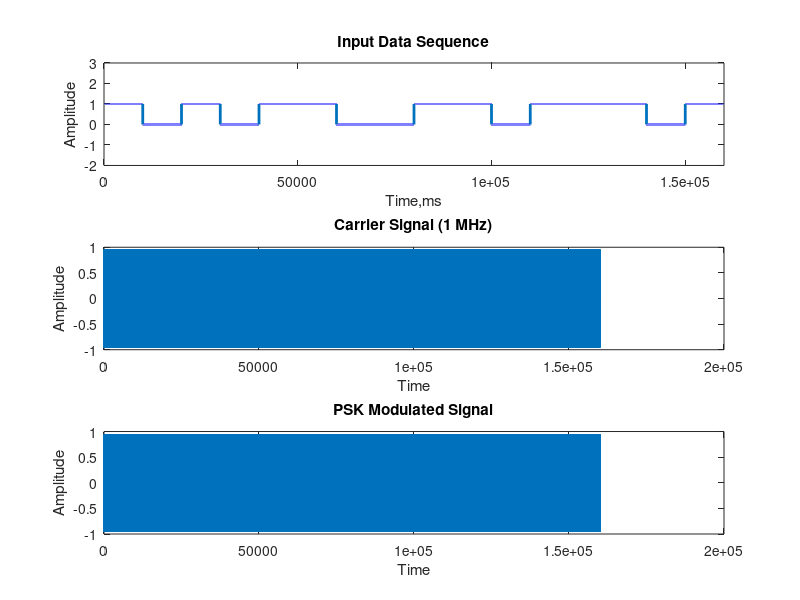
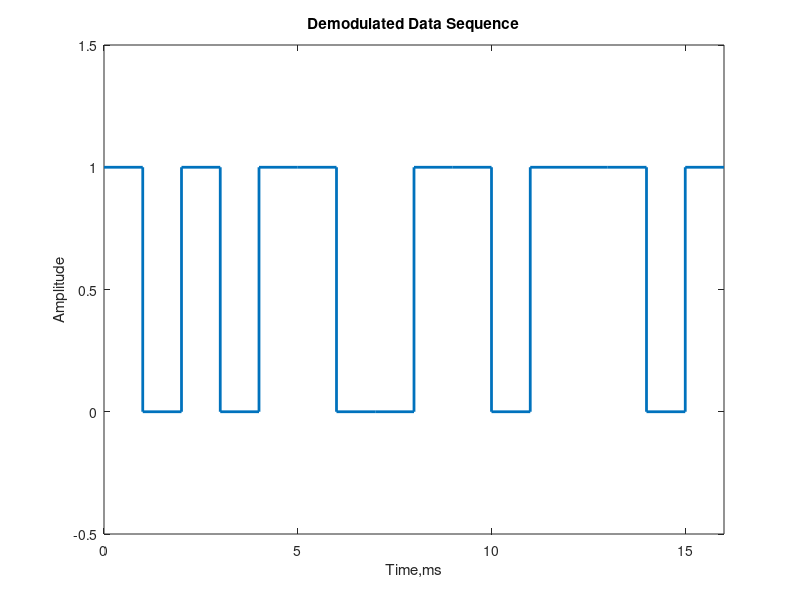
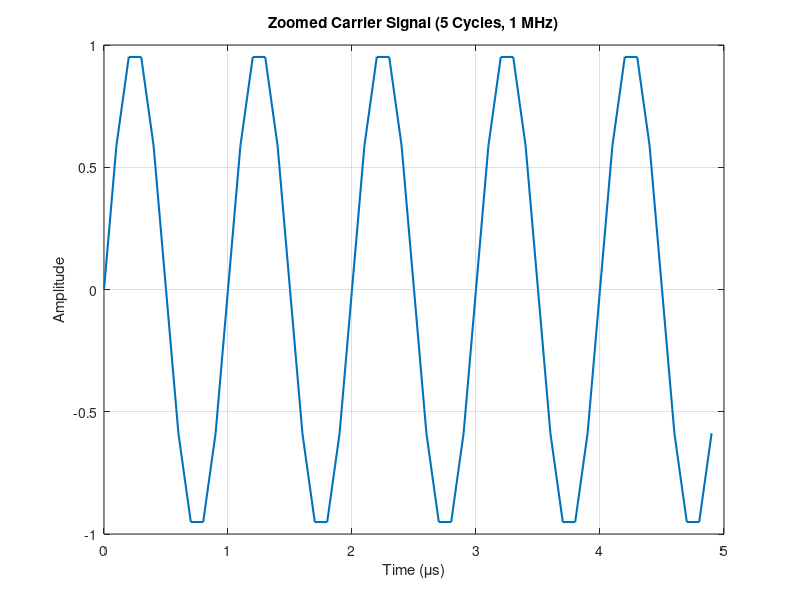
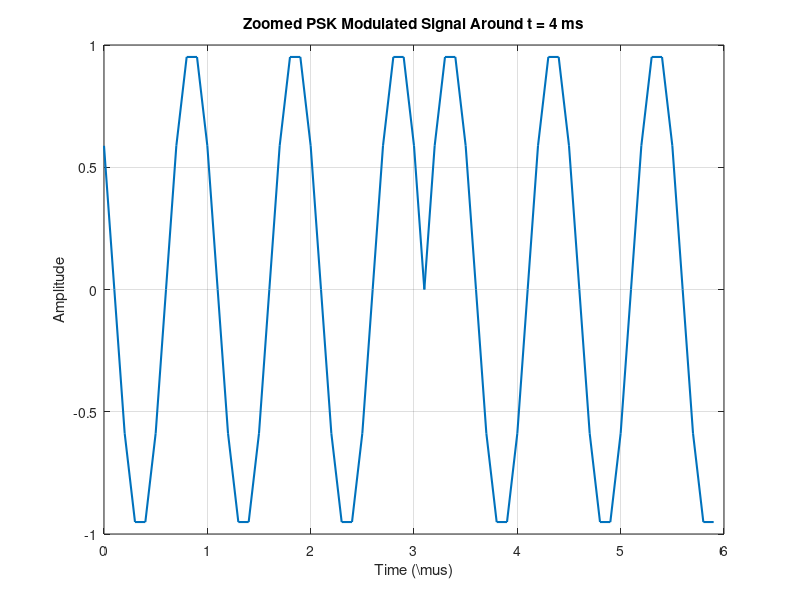

Recreate these plots in MATLAB, in order. (Note: this script raises an error after producing the figures.)
% ---------------------- Parameter Definition ----------------------------
fc = 1e6;                    % Carrier frequency in Hz (1 MHz)
Rs = 1e3;                    % Symbol rate in Hz (1 kHz)
samples_per_symbol = 10000; % Number of samples to represent one symbol
Fs = Rs * samples_per_symbol; % Sampling frequency derived from Rs
Ts = 1 / Fs;                 % Sampling period (inverse of Fs)

% ------------------------ Input Data Setup ------------------------------
mat = [1 0 1 0 1 1 0 0 1 1 0 1 1 1 0 1];  % Binary input data
sigl = 2 * mat - 1;                      % Convert binary to bipolar format (-1, +1)
len = length(sigl);                      % Total number of bits/symbols

% ------------------------ Time Vector ----------------------------------
T_total = len / Rs;                      % Total transmission time
t = 0 : Ts : T_total - Ts;               % Time vector based on sampling rate

% ------------------------ Carrier Generation ----------------------------
carrier = sin(2 * pi * fc * t);          % Carrier signal with fc = 1 MHz

% ------------------------ PSK Modulation -------------------------------
bit_len = length(t) / len;               % Samples per bit
z = zeros(1, length(t));                 % Initialize modulated signal
sig = zeros(1, length(t));               % Initialize baseband signal

for i = 1:len
    idx_start = floor((i - 1) * bit_len) + 1;
    idx_end = floor(i * bit_len);
    z(idx_start:idx_end) = carrier(idx_start:idx_end) * sigl(i); % Modulate
    sig(idx_start:idx_end) = sigl(i);                             % Baseband
end

sig_plot = sig;
sig_plot(sig_plot < 0) = 0;              % Convert to unipolar for visualization

% ------------------------ Plot Data Sequence ----------------------------
figure;
subplot(3,1,1);
stairs(sig_plot, 'LineWidth', 2);         % Plot input signal
axis([0 length(sig_plot) -2 3]);
title('Input Data Sequence');
ylabel('Amplitude');
xlabel('Time,ms');

% ------------------------ Plot Carrier ----------------------------------
subplot(3,1,2);
plot(carrier);                           % Full carrier waveform
title('Carrier Signal (1 MHz)');
ylabel('Amplitude');
xlabel('Time');

% ------------------------ Plot Modulated Signal ------------------------
subplot(3,1,3);
plot(z);                                 % Full modulated waveform
title('PSK Modulated Signal');
ylabel('Amplitude');
xlabel('Time');

pause(3);                                % Pause for 3 seconds to view plots

% ------------------------ Coherent Demodulation ------------------------
ref_carrier = carrier(1:bit_len);        % Reference carrier (1 symbol period)
demod = zeros(1, len);                   % Recovered bit array

for i = 1:len
    idx_start = floor((i - 1) * bit_len) + 1;
    idx_end = floor(i * bit_len);
    segment = z(idx_start:idx_end);      % Extract one symbol
    product = segment .* ref_carrier;    % Correlate with reference
    sum_product = sum(product);          % Integrate the correlation
    demod(i) = sum_product > 0;          % Make decision
end

% ------------------------ Plot Demodulated Bits ------------------------
figure;
stairs(0:len, [demod demod(end)], 'LineWidth', 2); % Extended one sample for clarity
axis([0 len -0.5 1.5]);
title('Demodulated Data Sequence');
ylabel('Amplitude');
xlabel('Time,ms');

% ------------------------ Zoomed Waveforms ------------------------------

% Zoomed Carrier Signal: 5 cycles
cycles_to_plot = 5;
samples_per_cycle = Fs / fc;
samples_to_plot = round(cycles_to_plot * samples_per_cycle);
t_zoom = (0:samples_to_plot-1) * Ts * 1e6; % Convert to microseconds

figure;
plot(t_zoom, carrier(1:samples_to_plot), 'LineWidth', 1.5);
title(['Zoomed Carrier Signal (' num2str(cycles_to_plot) ' Cycles, 1 MHz)']);
ylabel('Amplitude');
xlabel('Time (\mus)');
grid on;

% Zoomed PSK Modulated Signal: focus on transition at t = 4ms
target_time = 0.004;                     % 1ms, 2ms, 3ms and 4 ms
samples_center = round(target_time / Ts);
cycles_to_show = 6;                      % Number of cycles to display
samples_to_plot = round(cycles_to_show * samples_per_cycle);
half_span = round(samples_to_plot / 2);

idx_start = samples_center - half_span;
idx_end = samples_center + half_span - 1;
t_zoom = (0:samples_to_plot-1) * Ts * 1e6;  % Time axis in µs

%----dadada
figure;
plot(t_zoom, z(idx_start:idx_end), 'LineWidth', 1.5);
title(['Zoomed PSK Modulated Signal Around t = ' num2str(target_time*1e3) ' ms']);
xlabel('Time (\\mus)');
ylabel('Amplitude');
grid on;

% ------------------------ 16-PSK Constellation --------------------------
num_symbols = 16;
bits_per_symbol = 4;
bit_symbols = dec2bin(0:num_symbols-1, bits_per_symbol); % Binary mapping
angles = (0:num_symbols-1) * (2*pi / num_symbols);        % Phase angles (radians)
angles_deg = angles * 180/pi;                             % Convert to degrees

% Convert polar to Cartesian coordinates for plotting
I = cos(angles);
Q = sin(angles);

% Create figure with 2 panels: constellation plot and truth table
fig = figure('Name', '16-PSK Constellation with Truth Table', 'Position', [100, 100, 1000, 500]);
tiledlayout(1, 2, 'Padding', 'compact', 'TileSpacing', 'compact');

% Plot constellation diagram
nexttile(1);
plot(I, Q, 'bo', 'MarkerSize', 10, 'LineWidth', 2);
hold on;
axis equal;
grid on;
title('16-PSK Constellation');
xlabel('In-phase (I)');
ylabel('Quadrature (Q)');

% Label each constellation point with binary value
for i = 1:num_symbols
    text(I(i)*1.2, Q(i)*1.2, bit_symbols(i,:), ...
        'HorizontalAlignment', 'center', 'FontSize', 10, 'FontName', 'Courier');
end

% Prepare truth table: symbol index, binary, and phase angle
data = cell(num_symbols, 3);
for i = 1:num_symbols
    data{i,1} = i-1;                             % Decimal index
    data{i,2} = bit_symbols(i,:);               % Binary string
    data{i,3} = sprintf('%.1f°', angles_deg(i)); % Phase angle in degrees
end

% Display truth table in table widget
uitable('Data', data, ...
    'ColumnName', {'Symbol', 'Binary', 'Phase'}, ...
    'ColumnWidth', {60, 80, 80}, ...
    'Position', [520 50 400 360], ...
    'FontSize', 10, ...
    'Parent', gcf);
